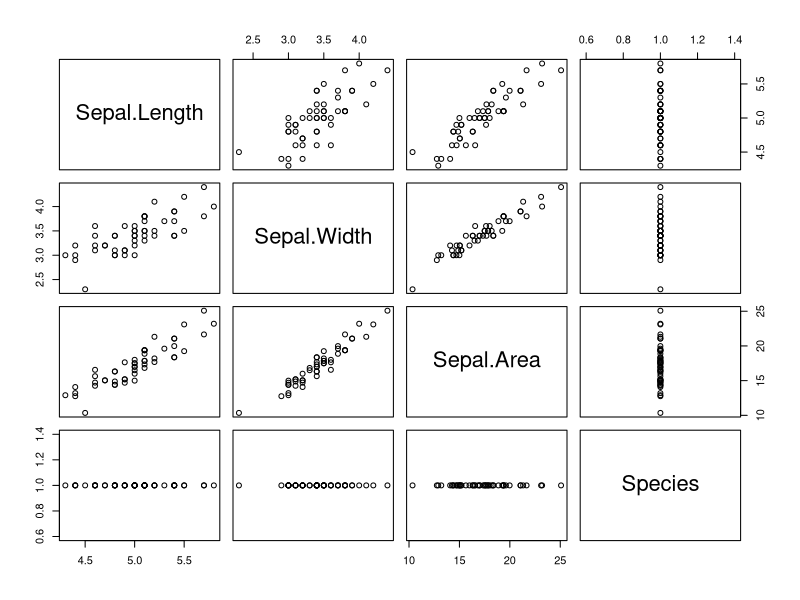
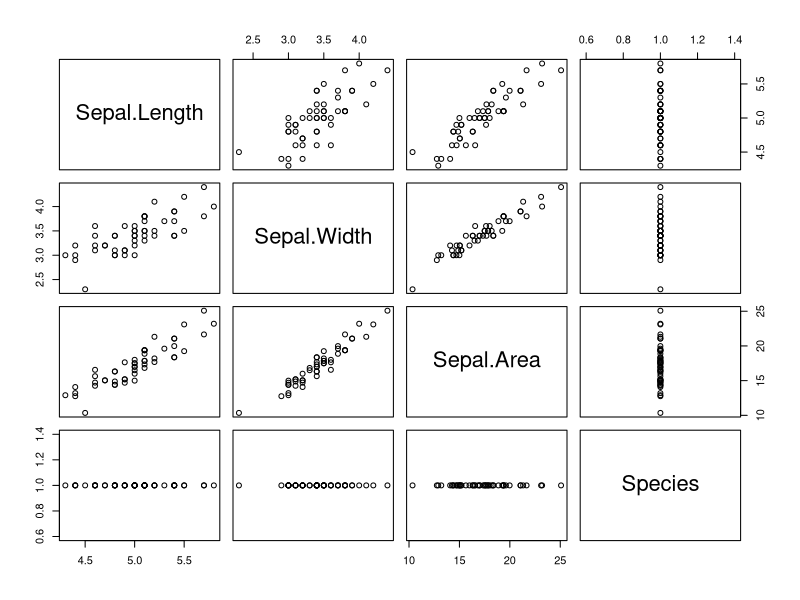
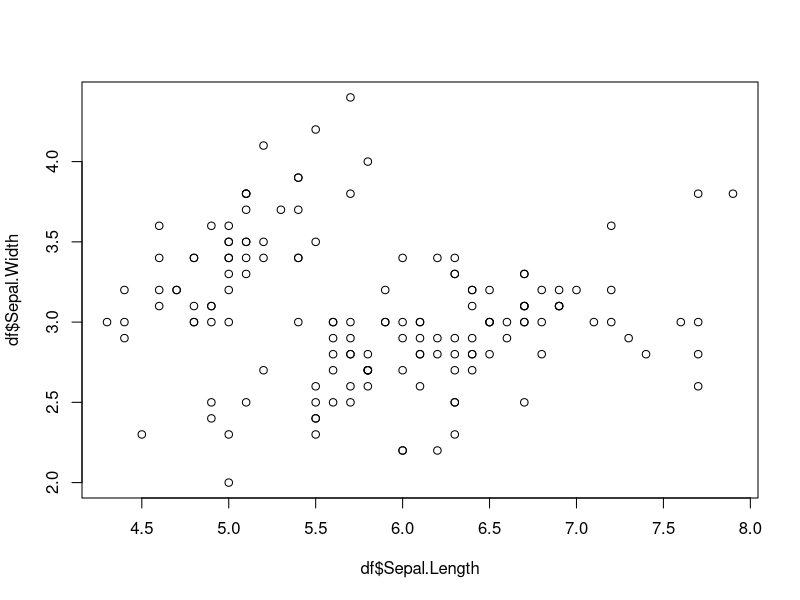
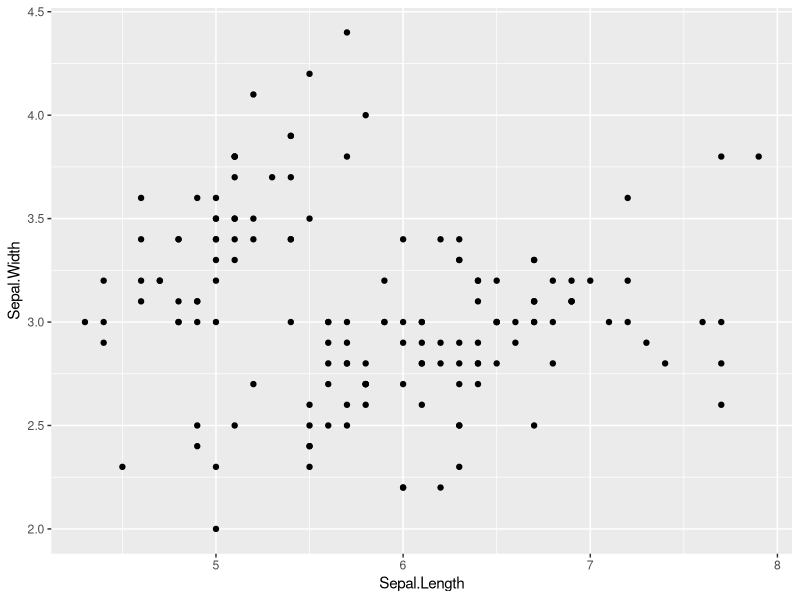
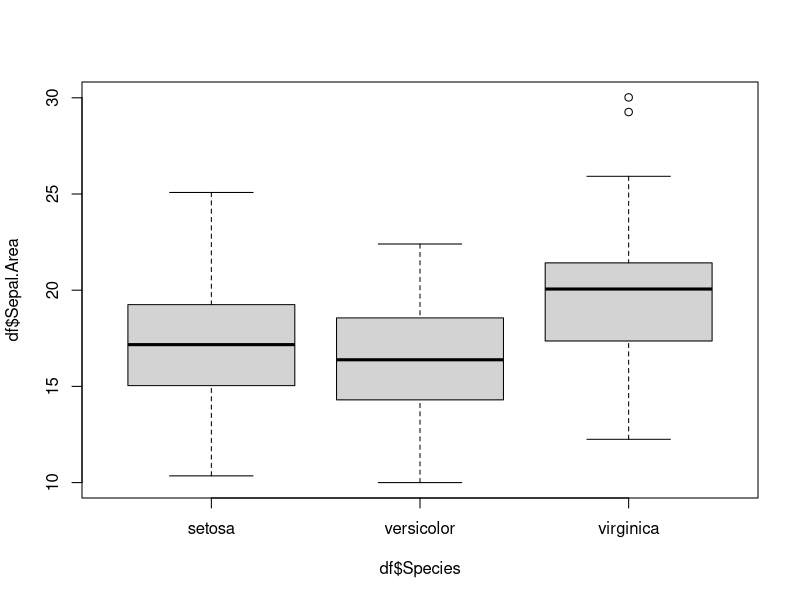
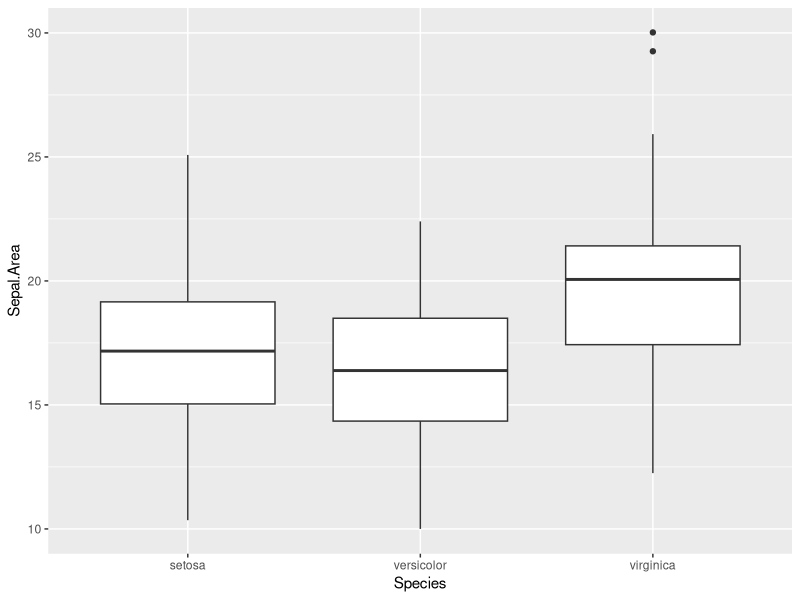
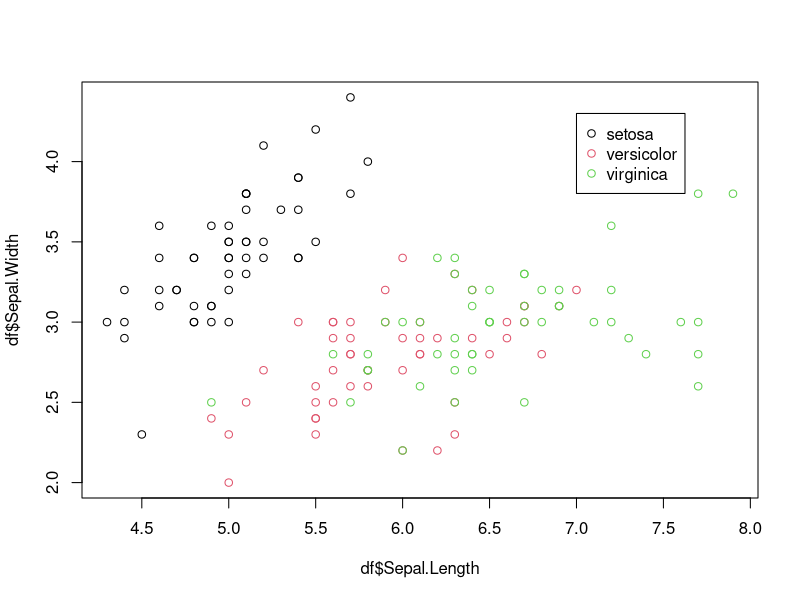
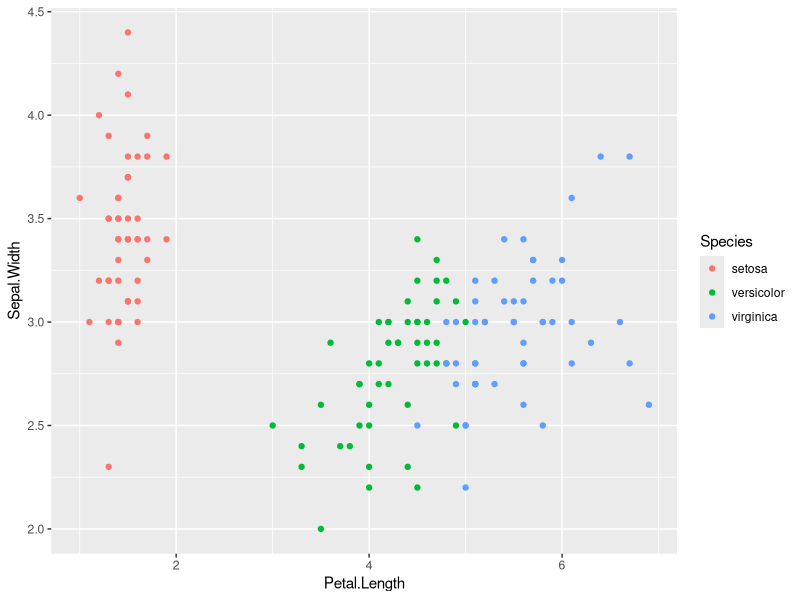

The R script that drew these images, in order:
#What are Packages ----
#They are functions that other people made and are made available for everyone
#Two packages that are widely used are dplyr and ggplot2

## Installing Packages----
install.packages("dplyr")
install.packages("ggplot2")


## Ways to use a functions packages ----
#library makes functions in a package available to be used 
library(dplyr) #Used for manipulating data.frames
library(ggplot2) #Used for creating graphs


## Using dplyr ----

### First we get data ----
df <- iris #iris data set is built into R

### Filtering data ----
#### Base R ----
df[df$Species == "setosa",] #looks at rows that are equal to setosa

#### Dplyr ----
filter(df, Species == "setosa") #Does same thing but with dplyr

### Selecting variables ----

#### Base R ----
df[,c("Petal.Length", "Sepal.Width")]

#### Dplyr ----

select(df, Petal.Length, Sepal.Width)

### Adding new variables ----

#### Base R ----

df["Sepal.Area"] <-  df$Sepal.Length * df$Sepal.Width


#### Dplyr ----

df <- mutate(df, Sepal.Area = Sepal.Length * Sepal.Width)


## The powerful pipe %>%  ----
#Pipe is a way to pass a functions output to another function
# The pipe comes from the magrittr but is no popular that other packages load the pipe
### Base R No pipe ----

df["Sepal.Area"] <-  df$Sepal.Length * df$Sepal.Width

df.edit <- df[df$Species == "setosa",]

df.edit <- df.edit[,c("Sepal.Length", "Sepal.Width", "Sepal.Area", "Species")]

pairs(df.edit)


### Dplyr Pipe ----

df %>% #Data
  mutate(Sepal.Area = Sepal.Length * Sepal.Width) %>% #Creating Sepal.Area
  filter(Species == "setosa") %>%  #Filtering rows
  select(Sepal.Length, Sepal.Width, Sepal.Area, Species) %>% #Selecting this variables
  pairs() #Using pairs function


## Using ggplot2 ----
#Ggplot2 is to make graphs.
#For simple plots it will be faster for base R
#For more complex plots ggplot will be better

### Scatter Plot ----

#### Using Base R ----
plot(df$Sepal.Length, df$Sepal.Width)


#### Using ggplot ----

ggplot(df, mapping = aes(x = Sepal.Length, y = Sepal.Width)) +
  geom_point()


### Boxplot ----
#### Using Base R ----
boxplot(df$Sepal.Area ~ df$Species)


#### Using ggplot ----
ggplot(df, mapping = aes(x = Species, y = Sepal.Area)) +
  geom_boxplot()


### Complex scatter plot

#### Base R ----
plot(df$Sepal.Length, df$Sepal.Width, col=as.factor(df$Species))
legend(7,4.3,unique(df$Species),
       col=1:length(df$Species),pch=1)


#### Using ggplot ----
ggplot(df, aes(Petal.Length, Sepal.Width, col = Species))+
  geom_point()


#This packages enhance base R functionality but other packages add features that base R does not have.

#Tip if you just need one function from a package and don't want to load the entire packages use this
#nameofpackage::function

dplyr::filter(df, Species == "setosa")

